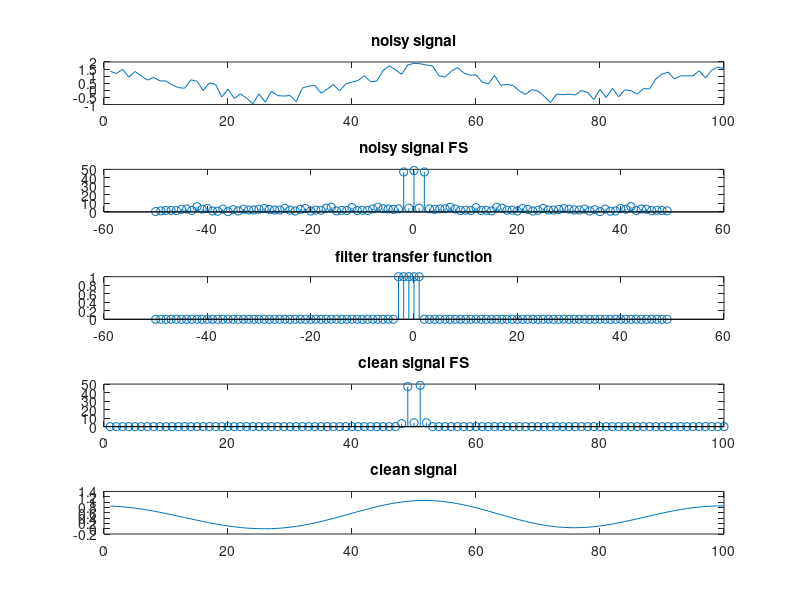

Recreate this plot in MATLAB.
%filtering in the frequency domain
n=0:99;
N=100;
x=cos((4*pi*n)/N)+rand([1,N]);
X=fftshift(fft(x));
subplot(5,1,1);
plot(x);
title('noisy signal');
subplot(5,1,2);
stem(-50:49,abs(X));
title('noisy signal FS');
H=zeros([1,N]);
for k=1:N
    if abs(k-N/2) <= 2
        H(k)=1;
    end
end
%H=1-H; %for highpass filter
subplot(5,1,3);
stem(-50:49,H);
title('filter transfer function');
Y=X.*H;
y=real(ifft(fftshift(Y)));
subplot(5,1,4);
stem(abs(Y));
title('clean signal FS');
subplot(5,1,5);
plot(y);
title('clean signal');